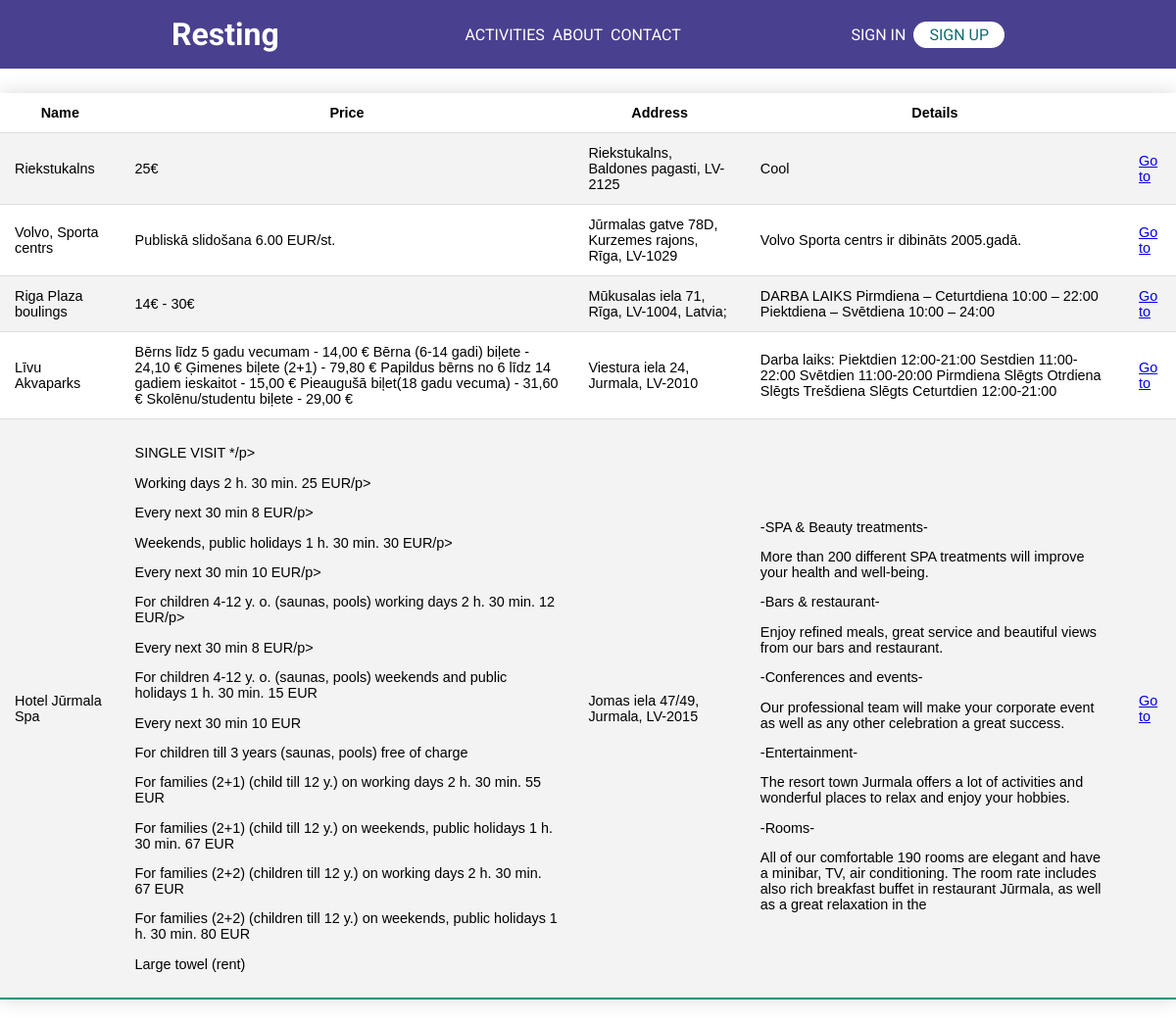
Page /php/Activities.php on the committed database.
### tables this page shows
CREATE TABLE IF NOT EXISTS `offers` (
  `OffersID` int NOT NULL AUTO_INCREMENT,
  `Name` text,
  `Address` text,
  `Price` text,
  `Details` text,
  `Link` text,
  `ImageID` int DEFAULT NULL,
  PRIMARY KEY (`OffersID`),
  KEY `FK_offers_images` (`ImageID`),
  CONSTRAINT `FK_offers_images` FOREIGN KEY (`ImageID`) REFERENCES `images` (`ImageID`)
);

### php/Activities.php (the view, shortened to what this page needs)
<!DOCTYPE html>
<html>
<head>
	<link rel="stylesheet" href="..\css\activities.css">
</head>
<body>
    <header>
    <div class="container row">
        <a href="main.php" class="logo">Resting</a>
        <nav class="nav">
        <ul class="nav__list nav__list--primary">
            <li class="nav__item"><a href="Activities.php" class="nav__link">Activities</a></li>
            <li class="nav__item"><a href="#" class="nav__link">About</a></li>
            <li class="nav__item"><a href="#" class="nav__link">Contact</a></li>
        </ul>
        <ul class="nav__list">
            <li class="nav__item"><a href="login.php" class="nav__link">Sign in</a></li>
            <li class="nav__item">
            <a href="registration.php" class="nav__link nav__link--button">Sign up</a>
            </li>
        </ul>
        </nav>
    </div>
    </header>
    <table class="styled-table">
        <tr>
            <th>Name</th>
            <th>Price</th>
            <th>Address</th>
            <th>Details</th>
            <th></th>
        </tr>
        <?php
        $host = "127.0.0.1";
        $dbname = "booking";
        $username = "root";
        $password = "";
        try {
            $conn = new PDO("mysql:host=$host;dbname=$dbname", $username, $password);
            $conn->setAttribute(PDO::ATTR_ERRMODE, PDO::ERRMODE_EXCEPTION);
            $query = $conn->prepare("SELECT * FROM offers");
            $query->execute();
            $results = $query->fetchAll();
        } catch (PDOException $e) {
            echo 'Error: ' . $e->getMessage();
        }
        foreach ($results as $row) {
            echo "<tr><td>" . $row['Name'] . "</td>";
            echo "<td>" . $row['Price'] . "</td>";
            echo "<td>" . $row['Address'] . "</td>";
            echo "<td>" . $row['Details'] . "</td>";
            echo "<td><a href='template/template.php?id=" . $row['OffersID'] . "'>Go to</a></td></tr>";
        }
        ?>
    </table>
</body>
</html>

### css/activities.css (style rules this page uses)
* { box-sizing: border-box; }
body { margin: 0; font-family: "Roboto", sans-serif; }
header { background: #49408f; padding: 1em 0; }
.logo { text-decoration: none; color: #fff; font-size: 2rem; font-weight: bold; margin-right: 0.5em; }
.nav__list { padding: 0; margin: 0; list-style: none; }
.nav__link { color: #fff; text-decoration: none; text-transform: uppercase; }
.nav__link--button { background: #fff; color: #136c72; padding: 0.25em 1em; border-radius: 10rem; }
.container { width: 85%; max-width: 850px; margin: 0 auto; }
.row { display: flex; justify-content: space-between; }
.nav { display: flex; justify-content: space-between; width: 100%; }
.nav__list { display: flex; align-items: center; }
.nav__list--primary { margin: 0 auto; }
.nav__item + .nav__item { margin-left: 0.5em; }
.styled-table { border-collapse: collapse; margin: 25px 0; font-size: 0.9em; font-family: sans-serif; min-width: 400px; box-shadow: 0 0 20px rgba(0, 0, 0, 0.15); }
.styled-table th, .styled-table td { padding: 12px 15px; }
.styled-table tbody tr { border-bottom: 1px solid #dddddd; }
.styled-table tbody tr:nth-of-type(even) { background-color: #f3f3f3; }
.styled-table tbody tr:last-of-type { border-bottom: 2px solid #009879; }

### rows in the picture
offers: Name "Riekstukalns", Price "25€", Address "Riekstukalns, Baldones pagasti, LV-2125", Details "Cool"
offers: Name "Volvo, Sporta centrs", Price "Publiskā slidošana 6.00 EUR/st.", Address "Jūrmalas gatve 78D, Kurzemes rajons, Rīga, LV-1029", Details "Volvo Sporta centrs ir dibināts 2005.gadā."
offers: Name "Riga Plaza boulings", Price "14€ - 30€", Address "Mūkusalas iela 71, Rīga, LV-1004, Latvia;", Details "DARBA LAIKS Pirmdiena – Ceturtdiena 10:00 – 22:00 Piektdiena – Svētdiena 10:00 – 24:00"
offers: Name "Līvu Akvaparks", Price "Bērns līdz 5 gadu vecumam - 14,00 € Bērna (6-14 gadi) biļete - 24,10 € Ģimenes biļete (2+1) - 79,80 € Papildus bērns no 6 līdz 14 gadiem ieskaitot - 15,00 € Pieaugušā biļet(18 gadu vecuma) - 31,60 € Skolēnu/studentu biļete - 29,00 €", Address "Viestura iela 24, Jurmala, LV-2010", Details "Darba laiks: Piektdien 12:00-21:00 Sestdien 11:00-22:00 Svētdien 11:00-20:00 Pirmdiena Slēgts Otrdiena Slēgts Trešdiena Slēgts Ceturtdien 12:00-21:00"
offers: Name "Hotel Jūrmala Spa", Price "SINGLE VISIT */p> Working days 2 h. 30 min. 25 EUR/p> Every next 30 min 8 EUR/p> Weekends, public holidays 1 h. 30 min. 30 EUR/p> Every next 30 min 10 EUR/p> For children 4-12 y. o. (saunas, pools) working days 2 h. 30 min. 12 EUR/p> Every next 30 min 8 EUR/p> For children 4-12 y. o. (saunas, pools) weekends and public holidays 1 h. 30 min. 15 EUR Every next 30 min 10 EUR For children till 3 years (saunas, pools) free of charge For families (2+1) (child till 12 y.) on working days 2 h. 30 min. 55 EUR For families (2+1) (child till 12 y.) on weekends, public holidays 1 h. 30 min. 67 EUR For families (2+2) (children till 12 y.) on working days 2 h. 30 min. 67 EUR For families (2+2) (children…", Address "Jomas iela 47/49, Jurmala, LV-2015", Details "-SPA & Beauty treatments- More than 200 different SPA treatments will improve your health and well-being. -Bars & restaurant- Enjoy refined meals, great service and beautiful views from our bars and restaurant. -Conferences and events- Our professional team will make your corporate event as well as any other celebration a great success. -Entertainment- The resort town Jurmala offers a lot of activities and wonderful places to relax and enjoy your hobbies. -Rooms- All of our comfortable 190 rooms are elegant and have a minibar, TV, air conditioning. The room rate includes also rich breakfast buffet in restaurant Jūrmala, as well as a great relaxation in the"
